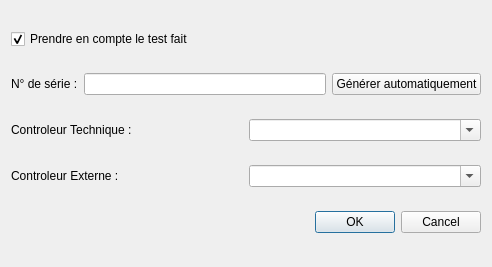
<?xml version="1.0" encoding="UTF-8"?>
<ui version="4.0">
 <class>Dialog</class>
 <widget class="QDialog" name="Dialog">
  <property name="geometry">
   <rect>
    <x>0</x>
    <y>0</y>
    <width>492</width>
    <height>267</height>
   </rect>
  </property>
  <property name="windowTitle">
   <string>Dialog</string>
  </property>
  <layout class="QVBoxLayout" name="verticalLayout">
   <item>
    <widget class="QCheckBox" name="checkBox_prise_en_compte_test">
     <property name="enabled">
      <bool>true</bool>
     </property>
     <property name="cursor">
      <cursorShape>PointingHandCursor</cursorShape>
     </property>
     <property name="text">
      <string>Prendre en compte le test fait</string>
     </property>
     <property name="checked">
      <bool>true</bool>
     </property>
    </widget>
   </item>
   <item>
    <layout class="QHBoxLayout" name="horizontalLayout">
     <item>
      <widget class="QLabel" name="label">
       <property name="text">
        <string>N° de série :</string>
       </property>
      </widget>
     </item>
     <item>
      <widget class="QLineEdit" name="lineEdit_num_serie"/>
     </item>
     <item>
      <widget class="QPushButton" name="pushButton_num_serie_generer_auto">
       <property name="text">
        <string>Générer automatiquement</string>
       </property>
      </widget>
     </item>
    </layout>
   </item>
   <item>
    <layout class="QHBoxLayout" name="horizontalLayout_2">
     <item>
      <widget class="QLabel" name="label_2">
       <property name="text">
        <string>Controleur Technique :</string>
       </property>
      </widget>
     </item>
     <item>
      <widget class="QComboBox" name="comboBox_controleur_technique">
       <property name="cursor">
        <cursorShape>IBeamCursor</cursorShape>
       </property>
       <property name="editable">
        <bool>true</bool>
       </property>
       <property name="maxVisibleItems">
        <number>40</number>
       </property>
      </widget>
     </item>
    </layout>
   </item>
   <item>
    <layout class="QHBoxLayout" name="horizontalLayout_3">
     <item>
      <widget class="QLabel" name="label_3">
       <property name="text">
        <string>Controleur Externe :</string>
       </property>
      </widget>
     </item>
     <item>
      <widget class="QComboBox" name="comboBox_controleur_externe">
       <property name="cursor">
        <cursorShape>IBeamCursor</cursorShape>
       </property>
       <property name="editable">
        <bool>true</bool>
       </property>
       <property name="maxVisibleItems">
        <number>40</number>
       </property>
      </widget>
     </item>
    </layout>
   </item>
   <item>
    <widget class="QDialogButtonBox" name="buttonBox">
     <property name="orientation">
      <enum>Qt::Horizontal</enum>
     </property>
     <property name="standardButtons">
      <set>QDialogButtonBox::Cancel|QDialogButtonBox::Ok</set>
     </property>
    </widget>
   </item>
  </layout>
 </widget>
 <resources/>
 <connections>
  <connection>
   <sender>buttonBox</sender>
   <signal>accepted()</signal>
   <receiver>Dialog</receiver>
   <slot>accept()</slot>
   <hints>
    <hint type="sourcelabel">
     <x>248</x>
     <y>254</y>
    </hint>
    <hint type="destinationlabel">
     <x>157</x>
     <y>274</y>
    </hint>
   </hints>
  </connection>
  <connection>
   <sender>buttonBox</sender>
   <signal>rejected()</signal>
   <receiver>Dialog</receiver>
   <slot>reject()</slot>
   <hints>
    <hint type="sourcelabel">
     <x>316</x>
     <y>260</y>
    </hint>
    <hint type="destinationlabel">
     <x>286</x>
     <y>274</y>
    </hint>
   </hints>
  </connection>
 </connections>
</ui>
